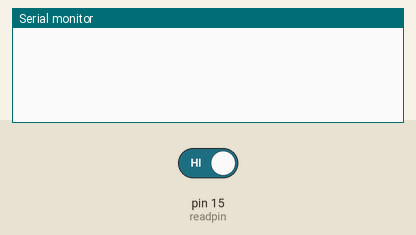
The sketch below on a simulated Arduino Uno, built with avr-gcc and run on an emulated ATmega328P. Shown: the last lines printed to the serial monitor. The inputs (shaded band) are chosen by the test bench; at power-on: pin 15 (readpin) HIGH.

Above: at 1.2 s.
1.3 s: pin 15 (readpin) driven LOW
At 2.4 s:
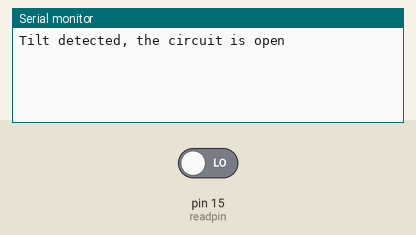
3.2 s: pin 15 (readpin) driven HIGH
At 5.0 s:
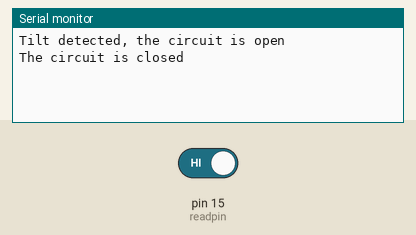

The sketch:

Tilt_Sensing.ino
```cpp
# include <string>

const int readpin {15}; // pin 15 as a variable for input reading

void setup()
{
  pinMode(readpin, INPUT);  // set pin 15 as input
  Serial.begin(1); // starting a serial communication, can be used with any value except 1200
}

std::string last_state {"closed"};  // the initial value of last_state is closed, assuming upright position (closed legs)

void loop()
{
  unsigned long loop_start_time {millis()}; // the loop start time is X

  while (digitalRead(readpin) == LOW && last_state == "closed")  // if we read a low value and the last state is closed, a 500ms waiting loop starts
  {
    if (digitalRead(readpin) == HIGH) // if at any point a high value is read before 500ms, loop exits, no change is made, cant use internal loop timer
    {
      break;
    }

    if (digitalRead(readpin) == LOW && (millis() - loop_start_time) >= 500)  // if after 500ms (Y current time - X start time) the value is still low, its a true tilted postition
    {
      Serial.println("Tilt detected, the circuit is open"); // print the message "Tilt detected, the circuit is open"
      last_state = "open";  // the last state is now open
      break;
    }
  }


  while (digitalRead(readpin) == HIGH && last_state == "open")  // if we read a HIGH value and the last state is open, a 500ms waiting loop starts
  {
    if (digitalRead(readpin) == LOW) // if at any point a LOW value is read before 500ms, loop exits, no change is made, cant use internal loop timer
    {
      break;
    }

    if (digitalRead(readpin) == HIGH && (millis() - loop_start_time) >= 500)  // if after 500ms (Y current time - X start time) the value is still HIGH, its a true untilted/closed postition
    {
      Serial.println("The circuit is closed"); // print the message "The circuit is closed"
      last_state = "closed";  // the last state is now closed
      break;
    }
  }
}
```

Measured:
- after the input at 1.3 s, the serial monitor: prints a new line after 0.50 s (image 1)
- after the input at 3.2 s, the serial monitor: prints a new line after 0.50 s (image 2)
